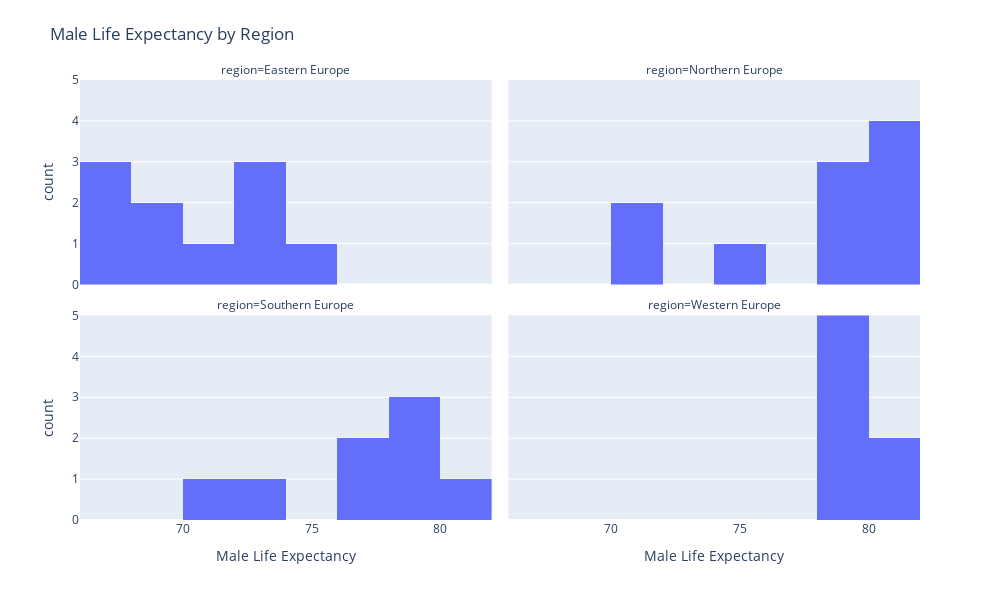

The notebook cell saved with this chart:
### Code cell
# now all of the regions
# No need to subset the data; plotly allows for "facet_col"
fig = px.histogram(
    df_EUpop,
    x='male_life_expectancy',
    nbins=len(bins) - 1,
    facet_col='region',
    facet_col_wrap=2,
    labels={'male_life_expectancy': 'Male Life Expectancy'},
    category_orders={'region': sorted(df_EUpop['region'].unique())},
    range_y=[0, 5]
)

fig.update_layout(
    height=600,
    width=1000,
    title_text='Male Life Expectancy by Region',
    margin=dict(t=80),
    showlegend=False
)

### Figure 1 — Plotly figure (JSON) as saved in the notebook; plotly's stock layout.template omitted (floating-point values rounded to 4 significant figures)
{"data": [{"alignmentgroup": "True", "bingroup": "x", "hovertemplate": "region=Eastern Europe<br>Male Life Expectancy=%{x}<br>count=%{y}<extra></extra>", "legendgroup": "", "marker": {"color": "#636efa", "pattern": {"shape": ""}}, "name": "", "nbinsx": 8, "offsetgroup": "", "orientation": "v", "showlegend": false, "type": "histogram", "x": [69.3, 69.9, 75.3, 72.3, 67.7, 72.6, 70.5, 66.5, 73.5, 66.4], "xaxis": "x3", "yaxis": "y3"}, {"alignmentgroup": "True", "bingroup": "x", "hovertemplate": "region=Northern Europe<br>Male Life Expectancy=%{x}<br>count=%{y}<extra></extra>", "legendgroup": "", "marker": {"color": "#636efa", "pattern": {"shape": ""}}, "name": "", "nbinsx": 8, "offsetgroup": "", "orientation": "v", "showlegend": false, "type": "histogram", "x": [79.6, 74.2, 79.4, 81.7, 80.4, 70.9, 70.1, 81.6, 80.7, 79], "xaxis": "x4", "yaxis": "y4"}, {"alignmentgroup": "True", "bingroup": "x", "hovertemplate": "region=Southern Europe<br>Male Life Expectancy=%{x}<br>count=%{y}<extra></extra>", "legendgroup": "", "marker": {"color": "#636efa", "pattern": {"shape": ""}}, "name": "", "nbinsx": 8, "offsetgroup": "", "orientation": "v", "showlegend": false, "type": "histogram", "x": [77.2, 78.6, 80.8, 73.2, 78, 71.4, 77.8, 79.7], "xaxis": "x", "yaxis": "y"}, {"alignmentgroup": "True", "bingroup": "x", "hovertemplate": "region=Western Europe<br>Male Life Expectancy=%{x}<br>count=%{y}<extra></extra>", "legendgroup": "", "marker": {"color": "#636efa", "pattern": {"shape": ""}}, "name": "", "nbinsx": 8, "offsetgroup": "", "orientation": "v", "showlegend": false, "type": "histogram", "x": [78.9, 78.6, 79.2, 78.6, 80.1, 79.4, 79.8, 81.1], "xaxis": "x2", "yaxis": "y2"}], "layout": {"annotations": [{"font": {}, "showarrow": false, "text": "region=Southern Europe", "x": 0.245, "xanchor": "center", "xref": "paper", "y": 0.465, "yanchor": "bottom", "yref": "paper"}, {"font": {}, "showarrow": false, "text": "region=Western Europe", "x": 0.755, "xanchor": "center", "xref": "paper", "y": 0.465, "yanchor": "bottom", "yref": "paper"}, {"font": {}, "showarrow": false, "text": "region=Eastern Europe", "x": 0.245, "xanchor": "center", "xref": "paper", "y": 1.0, "yanchor": "bottom", "yref": "paper"}, {"font": {}, "showarrow": false, "text": "region=Northern Europe", "x": 0.755, "xanchor": "center", "xref": "paper", "y": 1.0, "yanchor": "bottom", "yref": "paper"}], "barmode": "relative", "height": 600, "legend": {"tracegroupgap": 0}, "margin": {"t": 80}, "showlegend": false, "title": {"text": "Male Life Expectancy by Region"}, "width": 1000, "xaxis": {"anchor": "y", "domain": [0, 0.49], "title": {"text": "Male Life Expectancy"}}, "xaxis2": {"anchor": "y2", "domain": [0.51, 1], "matches": "x", "title": {"text": "Male Life Expectancy"}}, "xaxis3": {"anchor": "y3", "domain": [0, 0.49], "matches": "x", "showticklabels": false}, "xaxis4": {"anchor": "y4", "domain": [0.51, 1], "matches": "x", "showticklabels": false}, "yaxis": {"anchor": "x", "domain": [0, 0.465], "range": [0, 5], "title": {"text": "count"}}, "yaxis2": {"anchor": "x2", "domain": [0, 0.465], "matches": "y", "showticklabels": false}, "yaxis3": {"anchor": "x3", "domain": [0.535, 1.0], "matches": "y", "range": [0, 5], "title": {"text": "count"}}, "yaxis4": {"anchor": "x4", "domain": [0.535, 1.0], "matches": "y", "showticklabels": false}}}
